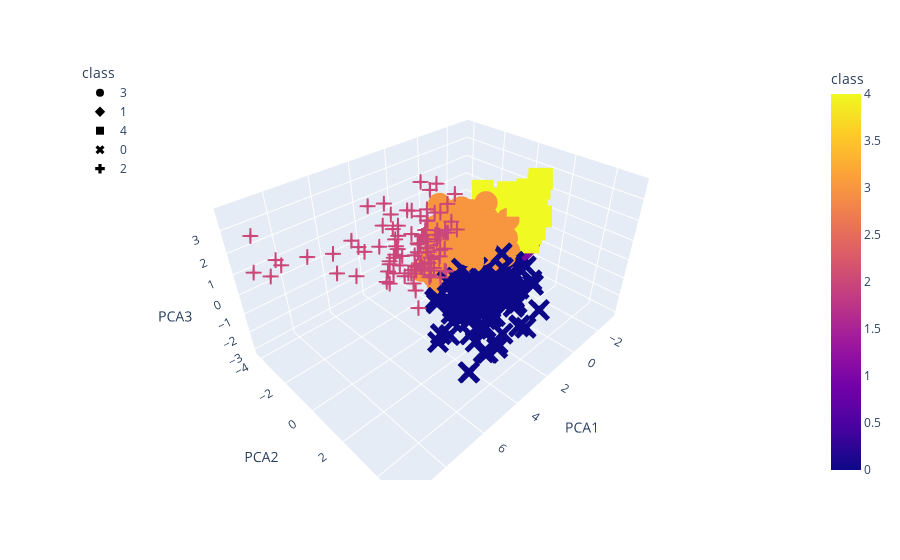

Source (notebook cell):
### Code cell
fig = px.scatter_3d(
    M_testK,
    x="PCA1",
    y="PCA2",
    z="PCA3",
    color="class",
    symbol="class",
    width=900,
)
fig.update_layout(legend=dict(x=0, y=1))
fig.show()
